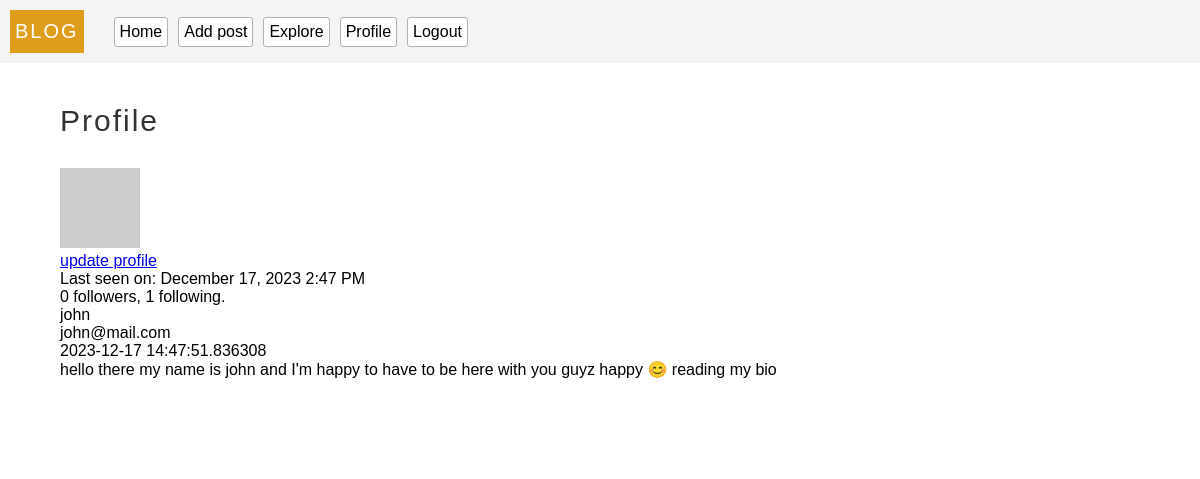
The app's page /profile (signed in), older data.
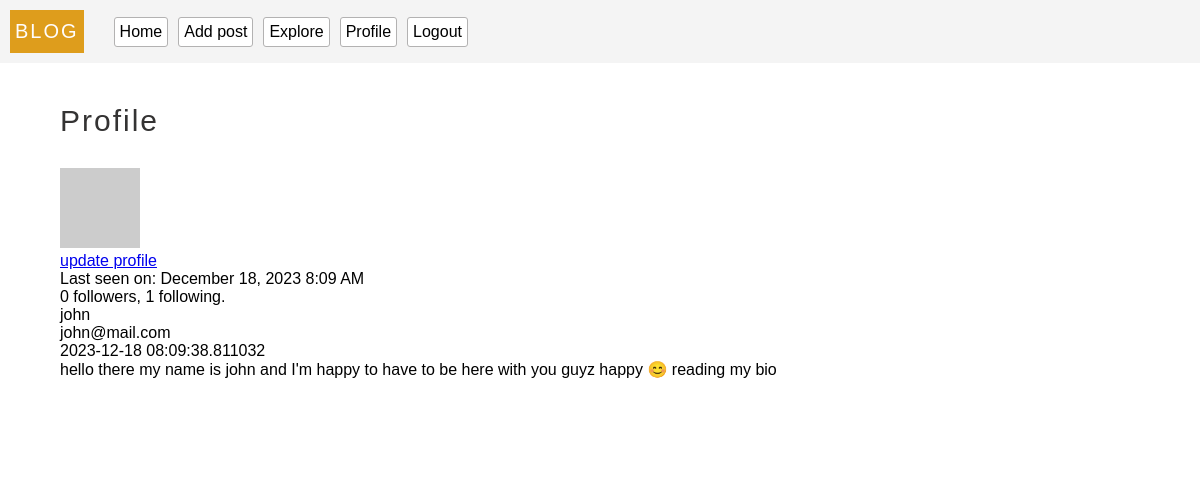
The same page, newer data.
### models.py (models this page shows, shortened)
class User(db.Model, UserMixin):
  __tablename__ = 'users'
  id = db.Column(db.Integer, primary_key = True)
  username = db.Column(db.String(100), unique = True, index = True)
  email = db.Column(db.String(100), index = True, unique = True)
  password = db.Column(db.String(200))
  last_seen = db.Column(db.DateTime, default=datetime.utcnow, index = True)
  about_me = db.Column(db.String, nullable=True)
  posts = db.relationship(
    'Post',
    backref = 'author',
    lazy = 'dynamic'
  )
  followed = db.relationship(
    'User',
    secondary = followers,
    primaryjoin = (followers.c.follower_id == id),
    secondaryjoin = (followers.c.followed_id == id),
    backref = db.backref('followers', lazy='dynamic'),
    lazy = 'dynamic'
  )
  follower = db.relationship(
    'User',
    secondary = followers,
    primaryjoin = (followers.c.followed_id == id),
    secondaryjoin = (followers.c.follower_id == id),
    backref = db.backref('followed_user', lazy='dynamic'),
    lazy = 'dynamic'
  )
  def avatar(self, size='80'):
    digest = md5(str(self.email).lower().encode('utf-8')).hexdigest()
    return f'https://gravatar.com/avatar/{digest}?d=identicon&s={size}'
  def update_last_seen(self):
    self.last_seen = datetime.utcnow()
    db.session.commit()
  @login.user_loader
  def get_user(id):
    return User.query.get(int(id))

### server.py (the view)
@app.route('/profile')
@login_required
def profile():
  return render_template('profile.html', title='Profile', user = current_user, posts = current_user.posts)

### server.py (called while the page is built)
@app.before_request
def validate():
  if current_user.is_authenticated:
    current_user.update_last_seen()

### templates/profile.html (shortened to what this page needs)
{% extends 'base.html'%}
{% block content %}
  <p class="header">Profile</p>
  <div class="profile-photo-container">
    <img class="profile-photo" src="{{current_user.avatar()}}" alt="photo"/>
    <p><a href="{{url_for('update_profile')}}"> update profile</a></p>
  </div>
  {% if user.last_seen %}<p>Last seen on: {{moment(user.last_seen).format('LLL') }}</p>{% endif %}
  <p>{{ user.follower.count() }} followers, {{ user.followed.count() }} following.</p>
  <p>{{current_user.username}}</p>
  <p>{{current_user.email}}</p>
  <p>{{current_user.last_seen}}</p>
  {% if user.about_me %}<p>{{ user.about_me }}</p>{% endif %}
  <br><br>
{% endblock %}

### templates/base.html (shortened to what this page needs)
<!DOCTYPE html>
<html lang="en">
<head>
  <link rel="stylesheet" href="/static/styles/base.css">
</head>
<body>
  <nav>
    <ul class="nav-bar">
      <p class="logo">BLOG </p>
      <li>
        <a href="{{url_for('index')}}">Home</a>
      </li>
      {% if current_user.is_authenticated %}
      <li>
        <a href="{{url_for('add_post')}}"> Add post</a>
      </li>
      <li>
        <a href="{{url_for('explore')}}">Explore</a>
      </li>
      <li>
        <a href="{{url_for('profile')}}">Profile</a>
      </li>
      <li>
        <a href="{{url_for('logout')}}">Logout</a>
      </li>
      {% endif %}
    </ul>
  </nav>
<div class="container">
  {% block content%}
  {% endblock %}
</div>
</body>
</html>

### static/styles/base.css (style rules this page uses)
* { padding:0px; margin: 0px; box-sizing: border-box; }
body { font-family: 'Lucida Sans', 'Lucida Sans Regular', 'Lucida Grande', 'Lucida Sans Unicode', Geneva, Verdana, sans-serif; }
.nav-bar { display:flex; margin-bottom: 5px; align-items: center; background-color: #f4f4f4; padding:10px; }
.nav-bar>.logo { font-size: 20px ; color: rgb(255, 253, 253); background-color: rgb(222, 157, 28); padding:10px 5px; letter-spacing: 2px; margin-right: 30px; }
.nav-bar>li { background-color: rgb(255, 255, 255); color:black; padding:5px; margin-right: 10px; cursor: pointer; border-radius: 3px; border: solid 1px rgb(179, 178, 178); list-style: none; text-align: center; transition: all 0.1s; }
.nav-bar>li>a { color: black; text-decoration: none; text-align: center; }
.container { padding:3% 5%; background-color: #fff; }
.header { font-size: 30px; color:rgb(52, 51, 51); letter-spacing: 2px; margin-bottom: 30px; }

Row changes from the older to the newer data that the page shows:
changed User "john": last_seen "December 17, 2023 2:47 PM" → "December 18, 2023 8:09 AM"; last_seen "2023-12-17 14:47:51.836308" → "2023-12-18 08:09:38.811032"
